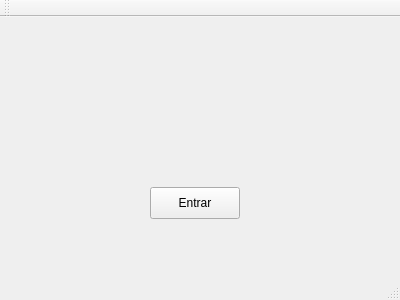
<?xml version="1.0" encoding="UTF-8"?>
<ui version="4.0">
 <class>Entrada</class>
 <widget class="QMainWindow" name="Entrada">
  <property name="geometry">
   <rect>
    <x>0</x>
    <y>0</y>
    <width>400</width>
    <height>300</height>
   </rect>
  </property>
  <property name="windowTitle">
   <string>Entrada</string>
  </property>
  <widget class="QWidget" name="centralWidget">
   <widget class="QPushButton" name="pushButton">
    <property name="geometry">
     <rect>
      <x>150</x>
      <y>170</y>
      <width>90</width>
      <height>32</height>
     </rect>
    </property>
    <property name="text">
     <string>Entrar</string>
    </property>
   </widget>
   <widget class="QLabel" name="label">
    <property name="geometry">
     <rect>
      <x>50</x>
      <y>10</y>
      <width>321</width>
      <height>141</height>
     </rect>
    </property>
    <property name="text">
     <string/>
    </property>
    <property name="pixmap">
     <pixmap>../AeSencille/imagens/AESEN.png</pixmap>
    </property>
    <property name="scaledContents">
     <bool>true</bool>
    </property>
   </widget>
  </widget>
  <widget class="QMenuBar" name="menuBar">
   <property name="geometry">
    <rect>
     <x>0</x>
     <y>0</y>
     <width>400</width>
     <height>28</height>
    </rect>
   </property>
  </widget>
  <widget class="QToolBar" name="mainToolBar">
   <attribute name="toolBarArea">
    <enum>TopToolBarArea</enum>
   </attribute>
   <attribute name="toolBarBreak">
    <bool>false</bool>
   </attribute>
  </widget>
  <widget class="QStatusBar" name="statusBar"/>
 </widget>
 <layoutdefault spacing="6" margin="11"/>
 <resources/>
 <connections>
  <connection>
   <sender>pushButton</sender>
   <signal>clicked()</signal>
   <receiver>Entrada</receiver>
   <slot>hide()</slot>
   <hints>
    <hint type="sourcelabel">
     <x>194</x>
     <y>233</y>
    </hint>
    <hint type="destinationlabel">
     <x>199</x>
     <y>149</y>
    </hint>
   </hints>
  </connection>
 </connections>
</ui>
